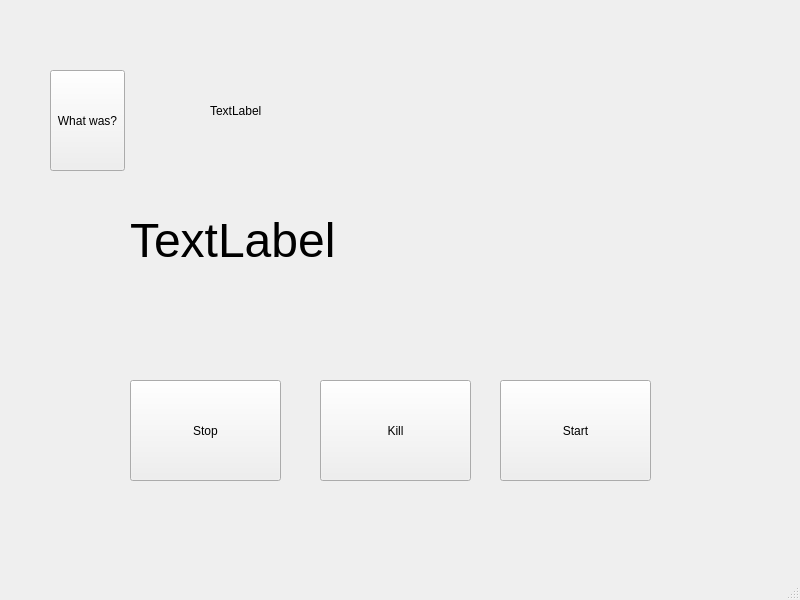
<?xml version="1.0" encoding="UTF-8"?>
<ui version="4.0">
 <class>MainWindow</class>
 <widget class="QMainWindow" name="MainWindow">
  <property name="geometry">
   <rect>
    <x>0</x>
    <y>0</y>
    <width>800</width>
    <height>600</height>
   </rect>
  </property>
  <property name="windowTitle">
   <string>MainWindow</string>
  </property>
  <widget class="QWidget" name="centralwidget">
   <widget class="QLabel" name="label_2">
    <property name="geometry">
     <rect>
      <x>210</x>
      <y>80</y>
      <width>181</width>
      <height>61</height>
     </rect>
    </property>
    <property name="text">
     <string>TextLabel</string>
    </property>
   </widget>
   <widget class="QPushButton" name="pushButton_5">
    <property name="geometry">
     <rect>
      <x>320</x>
      <y>380</y>
      <width>151</width>
      <height>101</height>
     </rect>
    </property>
    <property name="maximumSize">
     <size>
      <width>16777215</width>
      <height>101</height>
     </size>
    </property>
    <property name="toolTip">
     <string>&lt;html&gt;&lt;head/&gt;&lt;body&gt;&lt;p&gt;&lt;br/&gt;&lt;/p&gt;&lt;/body&gt;&lt;/html&gt;</string>
    </property>
    <property name="whatsThis">
     <string>&lt;html&gt;&lt;head/&gt;&lt;body&gt;&lt;p align=&quot;center&quot;&gt;&lt;br/&gt;&lt;/p&gt;&lt;/body&gt;&lt;/html&gt;</string>
    </property>
    <property name="styleSheet">
     <string notr="true">&lt;html&gt;&lt;head/&gt;&lt;body&gt;&lt;p align=&quot;center&quot;&gt;&lt;span style=&quot; font-size:48pt;&quot;&gt;Start timer&lt;/span&gt;&lt;/p&gt;&lt;/body&gt;&lt;/html&gt;</string>
    </property>
    <property name="text">
     <string>Kill</string>
    </property>
    <property name="autoDefault">
     <bool>false</bool>
    </property>
    <property name="flat">
     <bool>false</bool>
    </property>
   </widget>
   <widget class="QPushButton" name="pushButton">
    <property name="geometry">
     <rect>
      <x>500</x>
      <y>380</y>
      <width>151</width>
      <height>101</height>
     </rect>
    </property>
    <property name="maximumSize">
     <size>
      <width>16777215</width>
      <height>101</height>
     </size>
    </property>
    <property name="toolTip">
     <string>&lt;html&gt;&lt;head/&gt;&lt;body&gt;&lt;p&gt;&lt;br/&gt;&lt;/p&gt;&lt;/body&gt;&lt;/html&gt;</string>
    </property>
    <property name="whatsThis">
     <string>&lt;html&gt;&lt;head/&gt;&lt;body&gt;&lt;p align=&quot;center&quot;&gt;&lt;br/&gt;&lt;/p&gt;&lt;/body&gt;&lt;/html&gt;</string>
    </property>
    <property name="styleSheet">
     <string notr="true">&lt;html&gt;&lt;head/&gt;&lt;body&gt;&lt;p align=&quot;center&quot;&gt;&lt;span style=&quot; font-size:48pt;&quot;&gt;Start timer&lt;/span&gt;&lt;/p&gt;&lt;/body&gt;&lt;/html&gt;</string>
    </property>
    <property name="text">
     <string>Start</string>
    </property>
    <property name="autoDefault">
     <bool>false</bool>
    </property>
    <property name="flat">
     <bool>false</bool>
    </property>
   </widget>
   <widget class="QPushButton" name="pushButton_2">
    <property name="geometry">
     <rect>
      <x>130</x>
      <y>380</y>
      <width>151</width>
      <height>101</height>
     </rect>
    </property>
    <property name="maximumSize">
     <size>
      <width>16777215</width>
      <height>101</height>
     </size>
    </property>
    <property name="toolTip">
     <string>&lt;html&gt;&lt;head/&gt;&lt;body&gt;&lt;p&gt;&lt;br/&gt;&lt;/p&gt;&lt;/body&gt;&lt;/html&gt;</string>
    </property>
    <property name="whatsThis">
     <string>&lt;html&gt;&lt;head/&gt;&lt;body&gt;&lt;p align=&quot;center&quot;&gt;&lt;br/&gt;&lt;/p&gt;&lt;/body&gt;&lt;/html&gt;</string>
    </property>
    <property name="styleSheet">
     <string notr="true">&lt;html&gt;&lt;head/&gt;&lt;body&gt;&lt;p align=&quot;center&quot;&gt;&lt;span style=&quot; font-size:48pt;&quot;&gt;Start timer&lt;/span&gt;&lt;/p&gt;&lt;/body&gt;&lt;/html&gt;</string>
    </property>
    <property name="text">
     <string>Stop</string>
    </property>
    <property name="autoDefault">
     <bool>false</bool>
    </property>
    <property name="flat">
     <bool>false</bool>
    </property>
   </widget>
   <widget class="QLabel" name="label">
    <property name="geometry">
     <rect>
      <x>130</x>
      <y>190</y>
      <width>521</width>
      <height>101</height>
     </rect>
    </property>
    <property name="text">
     <string>&lt;html&gt;&lt;head/&gt;&lt;body&gt;&lt;p&gt;&lt;span style=&quot; font-size:36pt;&quot;&gt;TextLabel&lt;/span&gt;&lt;/p&gt;&lt;/body&gt;&lt;/html&gt;</string>
    </property>
   </widget>
   <widget class="QPushButton" name="pushButton_3">
    <property name="geometry">
     <rect>
      <x>50</x>
      <y>70</y>
      <width>75</width>
      <height>101</height>
     </rect>
    </property>
    <property name="text">
     <string>What was?</string>
    </property>
   </widget>
  </widget>
  <widget class="QMenuBar" name="menubar">
   <property name="geometry">
    <rect>
     <x>0</x>
     <y>0</y>
     <width>800</width>
     <height>22</height>
    </rect>
   </property>
  </widget>
  <widget class="QStatusBar" name="statusbar"/>
 </widget>
 <resources/>
 <connections/>
</ui>
